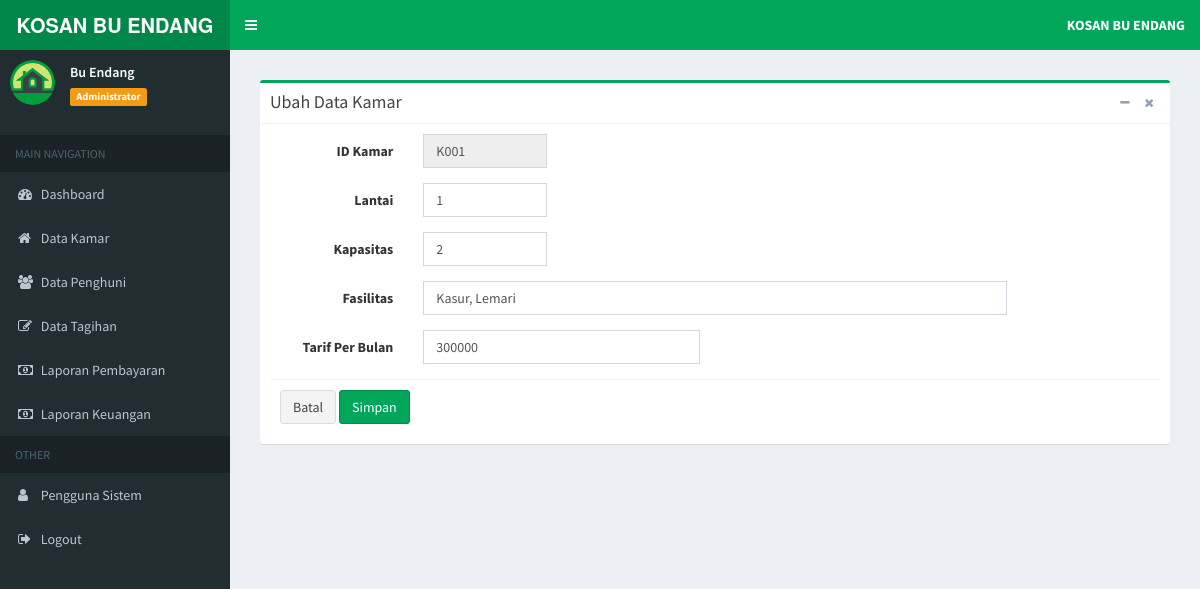
The page /index.php?page=edit-kamar&kode=K001 (signed in) on the database its author committed.
### tables this page shows
CREATE TABLE `tb_kamar` (
  `id_kamar` varchar(6) NOT NULL,
  `lantai` varchar(5) NOT NULL,
  `kapasitas` varchar(3) NOT NULL,
  `fasilitas` text NOT NULL,
  `tarif` int(11) NOT NULL
);

### admin/kamar/edit_kamar.php (the view, shortened to what this page needs)
<?php
    if(isset($_GET['kode'])){
        $sql_cek = "SELECT * FROM tb_kamar WHERE id_kamar='".$_GET['kode']."'";
        $query_cek = mysqli_query($koneksi, $sql_cek);
        $data_cek = mysqli_fetch_array($query_cek,MYSQLI_BOTH);
    }
?>
<section class="content">
	<div class="row">
		<div class="col-md-12">
			<div class="box box-success">
				<div class="box-header with-border">
					<h3 class="box-title">Ubah Data Kamar</h3>
					<div class="box-tools pull-right">
						<button type="button" class="btn btn-box-tool" data-widget="collapse">
							<i class="fa fa-minus"></i>
						</button>
						<button type="button" class="btn btn-box-tool" data-widget="remove">
							<i class="fa fa-remove"></i>
						</button>
					</div>
				</div>
				<form class="form-horizontal" action="" method="post" enctype="multipart/form-data">
					<div class="box-body">
						<div class="form-group">
							<label class="col-sm-2 control-label">ID Kamar</label>
							<div class="col-sm-2">
								<input type="text" class="form-control" id="id_kamar" name="id_kamar" value="<?php echo $data_cek['id_kamar']; ?>"
								 readonly/>
							</div>
						</div>
						<div class="form-group">
							<label class="col-sm-2 control-label">Lantai</label>
							<div class="col-sm-2">
								<input type="number" class="form-control" id="lantai" name="lantai" value="<?php echo $data_cek['lantai']; ?>"
								 required>
							</div>
						</div>
						<div class="form-group">
							<label class="col-sm-2 control-label">Kapasitas</label>
							<div class="col-sm-2">
								<input type="number" class="form-control" id="kapasitas" name="kapasitas" value="<?php echo $data_cek['kapasitas']; ?>"
								 required>
							</div>
						</div>
						<div class="form-group">
							<label class="col-sm-2 control-label">Fasilitas</label>
							<div class="col-sm-8">
								<input type="text" class="form-control" id="fasilitas" name="fasilitas" value="<?php echo $data_cek['fasilitas']; ?>"
								 required>
							</div>
						</div>
						<div class="form-group">
							<label class="col-sm-2 control-label">Tarif Per Bulan</label>
							<div class="col-sm-4">
								<input type="text" class="form-control" id="tarif" name="tarif" value="<?php echo $data_cek['tarif']; ?>"
								 required>
							</div>
						</div>
						<div class="box-footer">
							<a href="?page=data-kamar" class="btn btn-default">Batal</a>
							<input type="submit" name="Ubah" value="Simpan" class="btn btn-success">
						</div>
				</form>
				</div>
</section>

### rows shown on the page
tb_kamar: id_kamar "K001", lantai "1", kapasitas "2", fasilitas "Kasur, Lemari", tarif "300000"

### other values the page prints
$data_nama "Bu Endang"
$data_level "Administrator"
